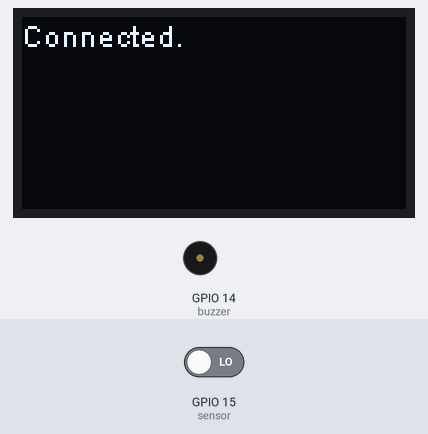
Recording of a sketch running on a simulated ESP8266 (NodeMCU). Shown: 128×64 one-colour display, buzzer (waves = sounding). The inputs (shaded band) are chosen by the test bench; at power-on: GPIO 15 (sensor) LOW. WiFi joins after 1.5 s; servers stay silent unless stated; what the sketch prints to the serial monitor is not drawn.

Above: at 1.6 s.
At 3.2 s:
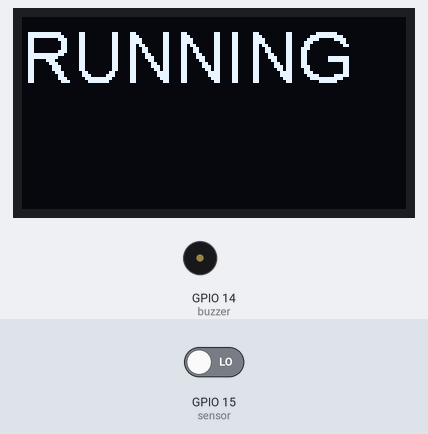
3.3 s: GPIO 15 (sensor) driven HIGH
At 4.1 s:
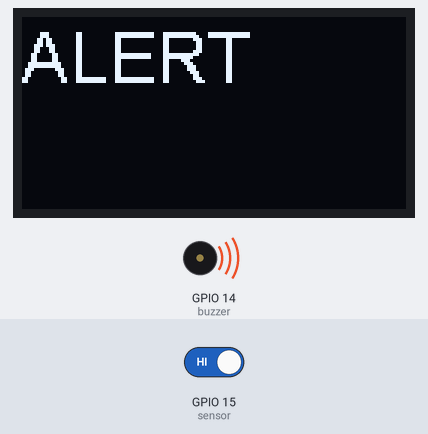
Timing chart, 0 to 12.3 s (numbered marks = the images above; inputs shaded):
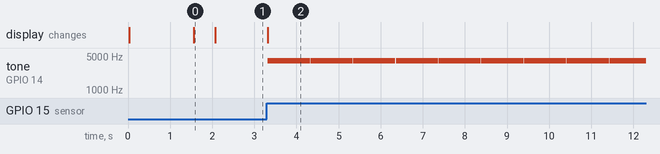

Measured:
- after the input at 3.3 s, tone on GPIO 14 (buzzer): alternates 4000 Hz for 1.0 s and silent for 0.01 s, starting at once; the display: changes at once (image 2)
- what the display in image 0 shows lasts 0.5 s, from 1.6 s to 2.1 s

The sketch:

8266_laser_maze_sensor.ino
```cpp
#include <ESP8266WiFi.h>
#include <ESP8266WiFiMulti.h>
#include <WiFiUdp.h>
#include <ArduinoOTA.h>
#include <ESP8266WebServer.h>
#include <ESP8266mDNS.h>
#include <FS.h>
#include <Wire.h>
#include "SSD1306Wire.h"

#define ONE_HOUR 3600000UL

#ifndef STASSID
#define STASSID "zion"
#define STAPSK  "johnconnor"
#endif


//D0   = 16;
//D1   = 5;
//D2   = 4;
//D3   = 0;
//D4   = 2;
//D5   = 14;
//D6   = 12;
//D7   = 13;
//D8   = 15;
//D9   = 3;
//D10  = 1;

#define BEAM_BROKEN 1
#define BEAM_UNBROKEN 2

const char* ssid = STASSID;
const char* password = STAPSK;

SSD1306Wire display(0x3c, SDA, SCL);   // ADDRESS, SDA, SCL  -  SDA and SCL usually populate automatically based on your board's pins_arduino.h e.g. https://github.com/esp8266/Arduino/blob/master/variants/nodemcu/pins_arduino.h

ESP8266WiFiMulti wifiMulti;    // Create an instance of the ESP8266WiFiMulti class, called 'wifiMulti'

const char *OTAName = "ESP8266";         // A name and a password for the OTA service
const char *OTAPassword = "esp8266";

WiFiUDP UDP;                   // Create an instance of the WiFiUDP class to send and receive UDP messages

const int NTP_PACKET_SIZE = 48;          // NTP time stamp is in the first 48 bytes of the message

byte packetBuffer[NTP_PACKET_SIZE];      // A buffer to hold incoming and outgoing packets

// digital pin 2 has a pushbutton attached to it. Give it a name:
int sensor = 15; //D4 on board
int buzzer = 14; //D5 on board


/*__________________________________________________________SETUP__________________________________________________________*/

void setup() {
  Serial.begin(115200);        // Start the Serial communication to send messages to the computer
  delay(10);
  pinMode(sensor, INPUT);
  pinMode(buzzer, OUTPUT);

  Serial.println("\r\n");
  display.init();
  display.flipScreenVertically();

  startWiFi();                 // Start a Wi-Fi access point, and try to connect to some given access points. Then wait for either an AP or STA connection

  startOTA();                  // Start the OTA service

  delay(500);
}

/*__________________________________________________________LOOP__________________________________________________________*/

void loop() {
  int state;
  int buttonState = digitalRead(sensor); //1 for no light, 0 for light
  if (buttonState == 1) state = BEAM_BROKEN;
  else state = BEAM_UNBROKEN;

  display.clear();
  display.setTextAlignment(TEXT_ALIGN_LEFT);
  display.setFont(ArialMT_Plain_24);

  if (state == BEAM_UNBROKEN) {
    display.drawString(0, 0, "RUNNING");
    display.display();
  }
  if (state == BEAM_BROKEN) {
    display.drawString(0, 0, "ALERT");
    display.display();
    tone(buzzer, 4000);
    delay(1000);
    noTone(buzzer);
  }

  ArduinoOTA.handle();                        // listen for OTA events
}

/*__________________________________________________________SETUP_FUNCTIONS__________________________________________________________*/

void startWiFi() { // Try to connect to some given access points. Then wait for a connection
  WiFi.setSleep(false); //Fixes mDNS issues? See https://github.com/espressif/arduino-esp32/issues/5020

  wifiMulti.addAP(ssid, password);   // add Wi-Fi networks you want to connect to
  Serial.println("Connecting to " + String(ssid));
  display.clear();
  display.setTextAlignment(TEXT_ALIGN_LEFT);
  display.setFont(ArialMT_Plain_10);
  display.drawString(0, 0, "Connecting to " + String(ssid) + "...");
  display.display();

  while (wifiMulti.run() != WL_CONNECTED) {  // Wait for the Wi-Fi to connect
    delay(250);
    Serial.print('.');
  }


  Serial.println("\r\n");
  Serial.print("Connected to ");
  Serial.println(WiFi.SSID());             // Tell us what network we're connected to
  Serial.print("IP address:\t");
  Serial.print(WiFi.localIP());            // Send the IP address of the ESP8266 to the computer
  Serial.println("\r\n");

  display.clear();
  display.setTextAlignment(TEXT_ALIGN_LEFT);
  display.setFont(ArialMT_Plain_10);
  String strIPAddress = WiFi.localIP().toString();
  display.drawString(0, 0, "Connected.");
  display.display();

}

void startUDP() {
  Serial.println("Starting UDP");
  UDP.begin(123);                          // Start listening for UDP messages to port 123
  Serial.print("Local port:\t");
  Serial.println(UDP.localPort());
}

void startOTA() { // Start the OTA service
  ArduinoOTA.setHostname(OTAName);
  ArduinoOTA.setPassword(OTAPassword);

  ArduinoOTA.onStart([]() {
    Serial.println("Start");
  });
  ArduinoOTA.onEnd([]() {
    Serial.println("\r\nEnd");
  });
  ArduinoOTA.onProgress([](unsigned int progress, unsigned int total) {
    Serial.printf("Progress: %u%%\r", (progress / (total / 100)));
  });
  ArduinoOTA.onError([](ota_error_t error) {
    Serial.printf("Error[%u]: ", error);
    if (error == OTA_AUTH_ERROR) Serial.println("Auth Failed");
    else if (error == OTA_BEGIN_ERROR) Serial.println("Begin Failed");
    else if (error == OTA_CONNECT_ERROR) Serial.println("Connect Failed");
    else if (error == OTA_RECEIVE_ERROR) Serial.println("Receive Failed");
    else if (error == OTA_END_ERROR) Serial.println("End Failed");
  });
  ArduinoOTA.begin();
  Serial.println("OTA ready\r\n");
}
```
